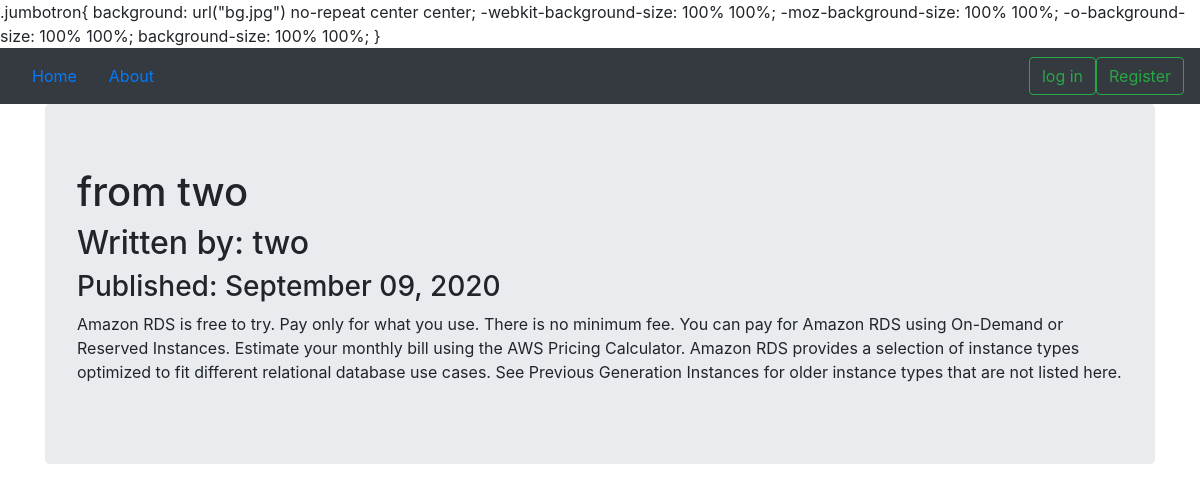
The page /1 on the database its author committed.
### myblog/models.py (models this page shows, shortened)
class BlogPost(db.Model):
    users = db.relationship(User)
    id = db.Column(db.Integer, primary_key=True)
    user_id = db.Column(db.Integer, db.ForeignKey('users.id'), nullable=False)
    date = db.Column(db.DateTime, nullable=False, default=datetime.utcnow)
    title = db.Column(db.String(140), nullable=False)
    text = db.Column(db.Text, nullable=False)

class User(db.Model,UserMixin):
    __tablename__ = 'users'
    id = db.Column(db.Integer, primary_key=True)
    profile_image = db.Column(db.String(64), nullable=False, default='default_profile.png')
    email = db.Column(db.String(64), unique=True, index=True)
    username = db.Column(db.String(64), unique=True, index=True)
    password_hash = db.Column(db.String(128))
    posts = db.relationship('BlogPost', backref='author', lazy=True)

### myblog/users/views.py (the view)
@users.route("/<username>")
def user_posts(username):
    page = request.args.get('page',1,type=int)
    user = User.query.filter_by(username=username).first_or_404()
    blog_posts = BlogPost.query.filter_by(author=user).order_by(BlogPost.date.desc()).paginate(page=page, per_page=5)
    return render_template('user_blog_posts.html', blog_posts=blog_posts, user=user)

### myblog/blog_posts/views.py (called while the page is built)
@blog_posts.route('/<int:blog_post_id>')
def blog_post(blog_post_id):
    blog_post = BlogPost.query.get_or_404(blog_post_id)
    return render_template('blog_post.html',title=blog_post.title,
                            date=blog_post.date,post=blog_post
    )

### myblog/templates/blog_post.html (shortened to what this page needs)
{% extends "base.html" %}
{% block content %}
<div class="jumbotron">
  <h1>{{ post.title }}</h1>
  <h2>Written by: {{post.author.username}}</h2>
  <h3>Published: {{ post.date.strftime('%B %d, %Y') }}</h3>
  <p>{{post.text}}</p>
</div>
{% endblock content %}

### rows shown on the page
BlogPost: title "from two", date "September 09, 2020", text "Amazon RDS is free to try. Pay only for what you use. There is no minimum fee. You can pay for Amazon RDS using On-Demand or Reserved Instances. Estimate your monthly bill using the AWS Pricing Calculator. Amazon RDS provides a selection of instance types optimized to fit different relational database use cases. See Previous Generation Instances for older instance types that are not listed here."
User: author.username "two"
